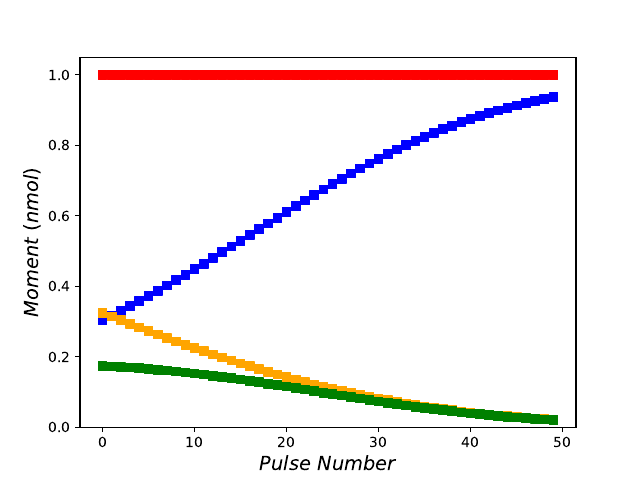

Reproduce this figure in Python.
#from structures import *
from .TAPobject import TAPobject

#from file_io import *
from .read_files import read_experimental_data_object

import matplotlib.pyplot as plt
from matplotlib.figure import Figure
import pandas as pd
import numpy as np
import copy
import sys
import imageio

from matplotlib.backends.backend_agg import FigureCanvasAgg

from forward_problem import *
def moment_graph(TAPobject_data: TAPobject):

	fig2, ax2 = plt.subplots()

	colors = ['b','orange','g','r','k','y','c','m','brown','darkgreen','goldenrod','lavender','lime']

	def integrate(x, y):
		sm = 0
		for i in range(1, len(x)):
			h = x[i] - x[i-1]
			sm += h * (y[i-1] + y[i]) / 2
		return sm

	
	ax2.set_ylabel('$Moment\ (nmol)$', fontsize = 14)
	ax2.set_xlabel('$Pulse\ Number$', fontsize = 14)

	try:
		#TAPobject_data.experimental_data = #output_data
		experimental_data = read_experimental_data_object(TAPobject_data.data_name)
		experimental_data_exist = True
	except:
		print('no experimental data')
		experimental_data_exist = False
	synthetic_data = read_experimental_data_object('./'+TAPobject_data.output_name+'/TAP_experimental_data.json')
	
	legend_label = []
	for j in TAPobject_data.species.gasses:
		legend_label.append(j)
	for j in TAPobject_data.species.inert_gasses:
		legend_label.append(j)
	gas_moments = {}
	gas_moments['pulse#'] = []
	for jnum,j in enumerate(TAPobject_data.species.gasses):
		gas_moments[j] = []
		if TAPobject_data.pulses_graphed == []:
			for k in synthetic_data[j]:
				if jnum == 0:
					gas_moments['pulse#'].append(int(k))
				gas_moments[j].append(integrate(synthetic_data['time'][0], synthetic_data[j][int(k)]))
				
		else:
			for k in TAPobject_data.pulses_graphed:
				if jnum == 0:
					gas_moments['pulse#'].append(k)
				gas_moments[j].append(integrate(synthetic_data['time'][0], synthetic_data[j][int(k)]))

	for jnum,j in enumerate(TAPobject_data.species.inert_gasses):
		gas_moments[j] = []
		if TAPobject_data.pulses_graphed == []:
			for k in synthetic_data[j]:
				gas_moments[j].append(integrate(synthetic_data['time'][0], synthetic_data[j][int(k)]))
		else:
			for k in TAPobject_data.pulses_graphed:
				gas_moments[j].append(integrate(synthetic_data['time'][0], synthetic_data[j][int(k)]))

	##marker_style = dict(color='tab:blue', linestyle=':', marker='s',markersize=15, markerfacecoloralt='tab:red')

	for jnum,j in enumerate(TAPobject_data.species.gasses):
		plt.scatter(gas_moments['pulse#'],gas_moments[j],label=j,color=colors[jnum],marker='s')

	for jnum,j in enumerate(TAPobject_data.species.inert_gasses):
		plt.scatter(gas_moments['pulse#'],gas_moments[j],label=j,color=colors[len(TAPobject_data.species.gasses.keys())+jnum],marker='s')

	exp_moments = {}
	if experimental_data_exist == True:
		for jnum,j in enumerate(TAPobject_data.species.gasses):#

			if TAPobject_data.pulses_graphed == []:
				
				for k in synthetic_data[j]:
					if jnum == 0:
						gas_moments['pulse#'].append(k)
					exp_moments[j].append(integrate(experimental_data['time'][0][::6], experimental_data[j][int(k)][::6]))
			else:
				for k in TAPobject_data.pulses_graphed:
					if jnum == 0:
						gas_moments['pulse#'].append(k)
					exp_moments[j].append(integrate(experimental_data['time'][0][::6], experimental_data[j][int(k)][::6]))
	
		for jnum,j in enumerate(TAPobject_data.species.inert_gasses):
			for k in experimental_data[j]:
			
				if k == 0:
					plt.scatter(experimental_data['time'][0][::6], experimental_data[j][0][::6],s=5,label=j+'_exp',color=colors[jnum+len(TAPobject_data.species.gasses.keys())])#
				else:
					plt.scatter(experimental_data['time'][0][::6], experimental_data[j][0][::6],s=5,color=colors[jnum+len(TAPobject_data.species.gasses.keys())])
	
	#for jnum,j in enumerate(TAPobject_data.species.gasses):
	#	ax2.plot(exp_moments['pulse#'],exp_moments[j], 'ks', markerfacecolor='none', markeredgecolor=colors[jnum],label='Exp. '+j)

	#for jnum,j in enumerate(TAPobject_data.species.inert_gasses):
	#	ax2.plot(exp_moments['pulse#'],exp_moments[j], 'ks', markerfacecolor='none', markeredgecolor=colors[len(TAPobject_data.species.gasses.keys())+jnum],label='Exp. '+j)
	#	plt.scatter(exp_moments['pulse#'],exp_moments[j],label=j,color=colors[len(TAPobject_data.species.gasses.keys())+jnum],marker='s')

		

	plt.gca().set_ylim(bottom=0)
	plt.savefig('moment_graph.pdf')
	plt.legend()
	plt.show()
	sys.exit()

def generateGif(TAPobject_data: TAPobject):

	"""
	Return a gif showing changes made during the optimization process
	"""
	
	molecules = []
	
	for j in TAPobject_data.species.gasses.keys():
		molecules.append(j)
	
	def add_subplot_axes(ax,rect,axisbg='w'):
		
		"""
		Generates the subplot to help visualize some other quantitiy
		"""

		fig = plt.gcf()
		box = ax.get_position()
		width = box.width
		height = box.height
		inax_position  = ax.transAxes.transform(rect[0:2])
		transFigure = fig.transFigure.inverted()
		infig_position = transFigure.transform(inax_position)    
		
		x = infig_position[0]
		y = infig_position[1]
		width *= rect[2]
		height *= rect[3]
		subax = fig.add_axes([x,y,width,height])
		
		x_labelsize = subax.get_xticklabels()[0].get_size()
		y_labelsize = subax.get_yticklabels()[0].get_size()
		x_labelsize *= rect[2]**0.5
		y_labelsize *= rect[3]**0.5
		
		subax.xaxis.set_tick_params(labelsize=x_labelsize)
		subax.yaxis.set_tick_params(labelsize=y_labelsize)
		
		return subax


	experimental_data = read_experimental_data_object(TAPobject_data.data_name)
	parameter_steps = pd.read_csv(TAPobject_data.output_name+'/optimization_results.csv')

	def generate_plot(k):
		#for k in range(0,parameter_steps.shape[0]):
		
		for j in parameter_steps.columns:
			if '[' in j:
				parser = copy.deepcopy(j)
				parse  = parser.split('[')[1]
				parse_num = parse.split(']')[0]

				if 'k' in parser:
					if 'f' in parser:
						TAPobject_data.mechanism.processes[int(parse_num)].f.k = parameter_steps[j][k]
						
					if 'b' in parser:
						TAPobject_data.mechanism.processes[int(parse_num)].b.k = parameter_steps[j][k]

		forward_problem(0.6,1,TAPobject_data)



		fig2, ax2 = plt.subplots(figsize=(10,5))
		##fig2 = Figure(figsize=(5, 4), dpi=100)
		##canvas = FigureCanvasAgg(fig2)
		##ax2 = fig2.gca()
		#fig2 = Figure()
		#canvas = fig2.canvas
		#ax2 = fig2.gca()

		ax2.set_xlabel('$Time\ (s)$', fontsize = 14)
	
		colors = ['b','orange','g','r','k','y','c','m','brown','darkgreen','goldenrod','lavender','lime']
	
		TAPobject_data.species.reference_diffusions = TAPobject_data.reactor.reference_diffusions
		zone_keys = list(TAPobject_data.species.reference_diffusions.keys())
	
		outlet_diffusions = {}
		for k in TAPobject_data.species.gasses.keys():
			outlet_diffusions[k] = TAPobject_data.species.reference_diffusions[zone_keys[-1]]*(mp.sqrt(TAPobject_data.species.reference_mass*TAPobject_data.species.temperature)/mp.sqrt(TAPobject_data.species.reference_temperature*TAPobject_data.species.gasses[k].mass))
		for k in TAPobject_data.species.inert_gasses.keys():
			outlet_diffusions[k] = TAPobject_data.species.reference_diffusions[zone_keys[-1]]*(mp.sqrt(TAPobject_data.species.reference_mass*TAPobject_data.species.temperature)/mp.sqrt(TAPobject_data.species.reference_temperature*TAPobject_data.species.inert_gasses[k].mass))
	
		if TAPobject_data.scaled_graph == True:
			ax2.set_ylabel('$Outlet\ Flow\ (1/s)$', fontsize = 14)
		else:
			ax2.set_ylabel('$Outlet\ Flow\ (nmol/s)$', fontsize = 14)
	
		try:
			#TAPobject_data.experimental_data = #output_data
			experimental_data = read_experimental_data_object(TAPobject_data.data_name)
			experimental_data_exist = True
		except:
			print('no experimental data')
			experimental_data_exist = False
		synthetic_data = read_experimental_data_object('./'+TAPobject_data.output_name+'/TAP_experimental_data.json')
		
		legend_label = []
		for j in TAPobject_data.species.gasses:
			legend_label.append(j)
		for j in TAPobject_data.species.inert_gasses:
			legend_label.append(j)
	
		for jnum,j in enumerate(TAPobject_data.species.gasses):
			if TAPobject_data.pulses_graphed == []:
				for k in synthetic_data[j]:
					if k == 0:
						plt.plot(synthetic_data['time'][0], synthetic_data[j][int(k)],label=j,color=colors[jnum],linestyle='--')
					else:
						plt.plot(synthetic_data['time'][0], synthetic_data[j][int(k)],color=colors[jnum],linestyle='--')
			else:
				for k in TAPobject_data.pulses_graphed:
					if k == 0:
						plt.plot(synthetic_data['time'][0], synthetic_data[j][int(k)],label=j,color=colors[jnum],linestyle='--')
					else:
						plt.plot(synthetic_data['time'][0], synthetic_data[j][int(k)],color=colors[jnum],linestyle='--')
				
	
		for jnum,j in enumerate(TAPobject_data.species.inert_gasses):
			if TAPobject_data.pulses_graphed == []:
				for k in synthetic_data[j]:
					if k == 0:
						plt.plot(synthetic_data['time'][0], synthetic_data[j][int(k)],label=j,color=colors[jnum+len(TAPobject_data.species.gasses.keys())],linestyle='--')
					else:
						plt.plot(synthetic_data['time'][0], synthetic_data[j][int(k)],color=colors[jnum+len(TAPobject_data.species.gasses.keys())],linestyle='--')
			else:
				for k in TAPobject_data.pulses_graphed:
					if k == 0:
						plt.plot(synthetic_data['time'][0], synthetic_data[j][int(k)],label=j,color=colors[jnum+len(TAPobject_data.species.gasses.keys())],linestyle='--')
					else:
						plt.plot(synthetic_data['time'][0], synthetic_data[j][int(k)],color=colors[jnum+len(TAPobject_data.species.gasses.keys())],linestyle='--')
				
		plt.ylim(0,4.6)
		plt.xlim(0,synthetic_data['time'][0][-1])
		if experimental_data_exist == True:
			for jnum,j in enumerate(TAPobject_data.species.gasses):#
				for k in experimental_data[j]:
					if k == 0:
						plt.scatter(experimental_data['time'][0][::6], experimental_data[j][0][::6],s=5,label=j+'_exp',color=colors[jnum])
					else:
						plt.scatter(experimental_data['time'][0][::6], experimental_data[j][0][::6],s=5,color=colors[jnum])
		
			for jnum,j in enumerate(TAPobject_data.species.inert_gasses):
				for k in experimental_data[j]:
					if k == 0:
						plt.scatter(experimental_data['time'][0][::6], experimental_data[j][0][::6],s=5,label=j+'_exp',color=colors[jnum+len(TAPobject_data.species.gasses.keys())])#
					else:
						plt.scatter(experimental_data['time'][0][::6], experimental_data[j][0][::6],s=5,color=colors[jnum+len(TAPobject_data.species.gasses.keys())])
	
		if TAPobject_data.display_analytical == True:
			# For reactant / product species
	
			analyticalTiming = synthetic_data['time'][0]#np.arange(0, time_steps*dt, dt).tolist()
			for jnum,kjc in enumerate(TAPobject_data.species.gasses):
				outlet = []
			
				factor = TAPobject_data.species.gasses[kjc].intensity*TAPobject_data.species.reference_pulse_size
				
				for k in analyticalTiming:
					analyticalValue = 0
					if k - TAPobject_data.species.gasses[kjc].delay > 0:
						for n in range(0,50):### Analytical solution section # gasses[name].catalyst_diffusion
							analyticalValue += ((-1)**n)*(2*n+1)*np.exp((-(n+0.5)**2)*(3.14159**2)*((k - TAPobject_data.species.gasses[kjc].delay)*(outlet_diffusions[kjc]/(TAPobject_data.reactor.voids[0]*(TAPobject_data.reactor.length**2)))))
					else: 
						analyticalValue = -1
					if analyticalValue < 0:
						outlet.append(0)
					else:
						outlet.append(factor*(outlet_diffusions[kjc]*3.14159/(TAPobject_data.reactor.voids[0]*(TAPobject_data.reactor.length**2)))*analyticalValue)
				
				try:
					ax2.plot(analyticalTiming,outlet,color=colors[jnum],label='Analytical '+kjc, alpha=0.7)
				except ValueError:
					outlet = outlet[:-1]
					ax2.plot(analyticalTiming,outlet,color=colors[jnum],label='Analytical '+kjc, alpha=0.7)
	
			analyticalTiming = synthetic_data['time'][0]#np.arange(0, time_steps*dt, dt).tolist()
			for kjc in TAPobject_data.species.inert_gasses:
				outlet = []
			
				factor = TAPobject_data.species.inert_gasses[kjc].intensity*TAPobject_data.species.reference_pulse_size
				
				for k in analyticalTiming:
					analyticalValue = 0
					if k - TAPobject_data.species.inert_gasses[kjc].delay > 0:
						for n in range(0,50):### Analytical solution section # gasses[name].catalyst_diffusion
							analyticalValue += ((-1)**n)*(2*n+1)*np.exp((-(n+0.5)**2)*(3.14159**2)*((k - TAPobject_data.species.inert_gasses[kjc].delay)*(outlet_diffusions[kjc]/(TAPobject_data.reactor.voids[0]*(TAPobject_data.reactor.length**2)))))
					else: 
						analyticalValue = -1
					if analyticalValue < 0:
						outlet.append(0)
					else:
						outlet.append(factor*(outlet_diffusions[kjc]*3.14159/(TAPobject_data.reactor.voids[0]*(TAPobject_data.reactor.length**2)))*analyticalValue)
				
				try:
					ax2.plot(analyticalTiming,outlet,color='k',label='Analytical '+kjc, alpha=0.7)
				except ValueError:
					outlet = outlet[:-1]
					ax2.plot(analyticalTiming,outlet,color='k',label='Analytical '+kjc, alpha=0.7)

		plt.legend()

		fig2.canvas.draw()

		#canvas.draw()
		buf = fig2.canvas.buffer_rgba()
		# convert to a NumPy array
		X = np.asarray(buf)
		#image = fig2
		#print(fig2.canvas.get_width_height()[::-1])
		#image  = image.reshape((int(6000000/4),2,2))#fig2.canvas.get_width_height()[::-1] + (6,))
	
		return X
		#	if TAPobject_data.mechanism.processes[k].f.use == 'G':
		#		TAPobject_data.mechanism.processes[k].f.Ga = Constant(TAPobject_data.mechanism.processes[k].f.Ga)
		#		TAPobject_data.mechanism.processes[k].f.dG = Constant(TAPobject_data.mechanism.processes[k].f.dG)
		#	elif TAPobject_data.mechanism.processes[k].f.use == 'E':
		#		TAPobject_data.mechanism.processes[k].f.Ao = Constant(TAPobject_data.mechanism.processes[k].f.Ao)
		#		TAPobject_data.mechanism.processes[k].f.Ea = Constant(TAPobject_data.mechanism.processes[k].f.Ea)
		#	elif TAPobject_data.mechanism.processes[k].f.use == 'k':
		#		TAPobject_data.mechanism.processes[k].f.k = Constant(TAPobject_data.mechanism.processes[k].f.k)		
		#	if TAPobject_data.mechanism.processes[k].b.use == 'E':
		#		TAPobject_data.mechanism.processes[k].b.Ao = Constant(TAPobject_data.mechanism.processes[k].b.Ao)
		#		TAPobject_data.mechanism.processes[k].b.Ea = Constant(TAPobject_data.mechanism.processes[k].b.Ea)
		#	elif TAPobject_data.mechanism.processes[k].b.use == 'k':
		#		try:
		#			TAPobject_data.mechanism.processes[k].b.k = Constant(TAPobject_data.mechanism.processes[k].b.k)
		#		except:
		#			pass

	kwargs_write = {'fps':4.0, 'quantizer':'nq'}
	components = list(range(0,parameter_steps.shape[0]))

	imageio.mimsave(TAPobject_data.output_name+'/output.gif', [generate_plot(i) for i in components], fps=4)
	#

	sys.exit()

def fluxGif(TAPobject_data: TAPobject):
	"""
	Return a gif showing changes made during the optimization process
	"""
	
	molecules = []
	
	for j in TAPobject_data.species.gasses.keys():
		molecules.append(j)
	try:
		experimental_data = read_experimental_data_object(TAPobject_data.data_name)
	except:
		pass

	colors = ['b','orange','g','r','k','y','c','m','brown','darkgreen','goldenrod','lavender','lime']
	
	TAPobject_data.species.reference_diffusions = TAPobject_data.reactor.reference_diffusions
	zone_keys = list(TAPobject_data.species.reference_diffusions.keys())
	
	outlet_diffusions = {}
	for k in TAPobject_data.species.gasses.keys():
		outlet_diffusions[k] = TAPobject_data.species.reference_diffusions[zone_keys[-1]]*(mp.sqrt(TAPobject_data.species.reference_mass*TAPobject_data.species.temperature)/mp.sqrt(TAPobject_data.species.reference_temperature*TAPobject_data.species.gasses[k].mass))
	for k in TAPobject_data.species.inert_gasses.keys():
		outlet_diffusions[k] = TAPobject_data.species.reference_diffusions[zone_keys[-1]]*(mp.sqrt(TAPobject_data.species.reference_mass*TAPobject_data.species.temperature)/mp.sqrt(TAPobject_data.species.reference_temperature*TAPobject_data.species.inert_gasses[k].mass))

	try:
		#TAPobject_data.experimental_data = #output_data
		experimental_data = read_experimental_data_object(TAPobject_data.data_name)
		experimental_data_exist = True
	except:
		print('no experimental data')
		experimental_data_exist = False
	synthetic_data = read_experimental_data_object('./'+TAPobject_data.output_name+'/TAP_experimental_data.json')
		
	legend_label = []
	for j in TAPobject_data.species.gasses:
		legend_label.append(j)
	for j in TAPobject_data.species.inert_gasses:
		legend_label.append(j)
		
	def generate_plot(kl):

		fig2, ax2 = plt.subplots(figsize=(10,5))
		ax2.set_xlabel('$Time\ (s)$', fontsize = 14)

		if TAPobject_data.scaled_graph == True:
			ax2.set_ylabel('$Outlet\ Flow\ (1/s)$', fontsize = 14)
		else:
			ax2.set_ylabel('$Outlet\ Flow\ (nmol/s)$', fontsize = 14)

		for jnum,j in enumerate(TAPobject_data.species.gasses):
			if TAPobject_data.pulses_graphed == []:
				plt.plot(synthetic_data['time'][0], synthetic_data[j][kl],label=j,color=colors[jnum],linestyle='--')	
	
		for jnum,j in enumerate(TAPobject_data.species.inert_gasses):
			if TAPobject_data.pulses_graphed == []:
				plt.plot(synthetic_data['time'][0], synthetic_data[j][kl],label=j,color=colors[jnum+len(TAPobject_data.species.gasses.keys())],linestyle='--')
				
		plt.xlim(0,1)
		plt.ylim(0,6)
		if experimental_data_exist == True:
			for jnum,j in enumerate(TAPobject_data.species.gasses):#
				plt.scatter(experimental_data['time'][0][::6], experimental_data[j][kl][::6],s=5,label=j+'_exp',color=colors[jnum])
		
			for jnum,j in enumerate(TAPobject_data.species.inert_gasses):
				plt.scatter(experimental_data['time'][0][::6], experimental_data[j][kl][::6],s=5,label=j+'_exp',color=colors[jnum+len(TAPobject_data.species.gasses.keys())])#
				
		if TAPobject_data.display_analytical == True:
			# For reactant / product species
	
			analyticalTiming = synthetic_data['time'][0]#np.arange(0, time_steps*dt, dt).tolist()
			for jnum,kjc in enumerate(TAPobject_data.species.gasses):
				outlet = []
			
				factor = TAPobject_data.species.gasses[kjc].intensity*TAPobject_data.species.reference_pulse_size
				
				for k in analyticalTiming:
					analyticalValue = 0
					if k - TAPobject_data.species.gasses[kjc].delay > 0:
						for n in range(0,50):### Analytical solution section # gasses[name].catalyst_diffusion
							analyticalValue += ((-1)**n)*(2*n+1)*np.exp((-(n+0.5)**2)*(3.14159**2)*((k - TAPobject_data.species.gasses[kjc].delay)*(outlet_diffusions[kjc]/(TAPobject_data.reactor.voids[0]*(TAPobject_data.reactor.length**2)))))
					else: 
						analyticalValue = -1
					if analyticalValue < 0:
						outlet.append(0)
					else:
						outlet.append(factor*(outlet_diffusions[kjc]*3.14159/(TAPobject_data.reactor.voids[0]*(TAPobject_data.reactor.length**2)))*analyticalValue)
				
				try:
					ax2.plot(analyticalTiming,outlet,color=colors[jnum],label='Analytical '+kjc, alpha=0.7)
				except ValueError:
					outlet = outlet[:-1]
					ax2.plot(analyticalTiming,outlet,color=colors[jnum],label='Analytical '+kjc, alpha=0.7)
	
			analyticalTiming = synthetic_data['time'][0]#np.arange(0, time_steps*dt, dt).tolist()
			for kjc in TAPobject_data.species.inert_gasses:
				outlet = []
			
				factor = TAPobject_data.species.inert_gasses[kjc].intensity*TAPobject_data.species.reference_pulse_size
				
				for k in analyticalTiming:
					analyticalValue = 0
					if k - TAPobject_data.species.inert_gasses[kjc].delay > 0:
						for n in range(0,50):### Analytical solution section # gasses[name].catalyst_diffusion
							analyticalValue += ((-1)**n)*(2*n+1)*np.exp((-(n+0.5)**2)*(3.14159**2)*((k - TAPobject_data.species.inert_gasses[kjc].delay)*(outlet_diffusions[kjc]/(TAPobject_data.reactor.voids[0]*(TAPobject_data.reactor.length**2)))))
					else: 
						analyticalValue = -1
					if analyticalValue < 0:
						outlet.append(0)
					else:
						outlet.append(factor*(outlet_diffusions[kjc]*3.14159/(TAPobject_data.reactor.voids[0]*(TAPobject_data.reactor.length**2)))*analyticalValue)
				
				try:
					ax2.plot(analyticalTiming,outlet,color='k',label='Analytical '+kjc, alpha=0.7)
				except ValueError:
					outlet = outlet[:-1]
					ax2.plot(analyticalTiming,outlet,color='k',label='Analytical '+kjc, alpha=0.7)

		plt.legend()

		fig2.canvas.draw()

		#canvas.draw()
		buf = fig2.canvas.buffer_rgba()
		# convert to a NumPy array
		X = np.asarray(buf)
		#image = fig2
		#print(fig2.canvas.get_width_height()[::-1])
		#image  = image.reshape((int(6000000/4),2,2))#fig2.canvas.get_width_height()[::-1] + (6,))
	
		return X

	pulses_observed = []
	for k in synthetic_data[j]:
		pulses_observed.append(int(k))


	kwargs_write = {'fps':4.0, 'quantizer':'nq'}
	pulses_observed.sort()#list(range(0,len(pulses_observed)))


	imageio.mimsave(TAPobject_data.output_name+'/flux_visual.gif', [generate_plot(i) for i in pulses_observed], fps=8)
	#

	sys.exit()

def concentrationGif(TAPobject_data: TAPobject,pulse_number=None):
	"""
	Return a gif showing changes made during the optimization process
	"""
	
	colors = ['b','orange','g','r','k','y','c','m','brown','darkgreen','goldenrod','lavender','lime']
	
	for knum,k in enumerate(TAPobject_data.conc_profiles):
		def generate_plot(lnum):
			
			mesh_data = pd.read_csv(TAPobject_data.output_name+'/mesh.csv',header=None)
			experimental_data = pd.read_csv(TAPobject_data.output_name+'/'+k+'_pulse_'+str(lnum)+'.csv',header=None)
			fig2, ax2 = plt.subplots(figsize=(10,5))
			ax2.set_xlabel('$Reactor Length\ (cm)$', fontsize = 14)
			ax2.set_ylabel('$Concentration\ (nmol/cm3)$', fontsize = 14)
			ax2.set_ylim(0,10)
			plt.plot(mesh_data[0][:].transpose(), experimental_data.iloc[1][:],label=knum,color=colors[knum])	
			
			fig2.canvas.draw()

			#canvas.draw()
			buf = fig2.canvas.buffer_rgba()
			# convert to a NumPy array
			X = np.asarray(buf)
			#image = fig2
			#print(fig2.canvas.get_width_height()[::-1])
			#image  = image.reshape((int(6000000/4),2,2))#fig2.canvas.get_width_height()[::-1] + (6,))
			
			return X
			
		pulses_observed = []
		for lnum in range(0,pulse_number):
			pulses_observed.append(int(lnum))

		kwargs_write = {'fps':.0, 'quantizer':'nq'}
		pulses_observed.sort()#list(range(0,len(pulses_observed)))

		imageio.mimsave(TAPobject_data.output_name+'/surface_'+k+'.gif', [generate_plot(i) for i in pulses_observed[::10]], fps=8)
	#
		sys.exit()

def single_pulse_concentrationGif(TAPobject_data: TAPobject,pulse_number=None):
	"""
	Return a gif showing changes made during the optimization process
	"""
	
	colors = ['b','orange','g','r','k','y','c','m','brown','darkgreen','goldenrod','lavender','lime']
	
	for knum,k in enumerate(TAPobject_data.conc_profiles):
		mesh_data = pd.read_csv(TAPobject_data.output_name+'/mesh.csv',header=None)
		experimental_data = pd.read_csv(TAPobject_data.output_name+'/'+k+'_pulse_'+str(pulse_number)+'.csv',header=None)
			
		def generate_plot(lnum):
			
			fig2, ax2 = plt.subplots(figsize=(10,5))
			ax2.set_xlabel('$Reactor Length\ (cm)$', fontsize = 14)
			ax2.set_ylabel('$Concentration\ (nmol/cm3)$', fontsize = 14)
			if k == '*(0)':
				ax2.set_ylim(0,10)
			elif k == 'C':
				ax2.set_ylim(0,0.5)
			elif k == 'D*(0)':
				ax2.set_ylim(0,2)
			else:
				ax2.set_ylim(0,50)
			
			plt.plot(mesh_data[0][:].transpose(), experimental_data.iloc[lnum][:],label=knum,color=colors[knum])	
			
			fig2.canvas.draw()

			#canvas.draw()
			buf = fig2.canvas.buffer_rgba()
			# convert to a NumPy array
			X = np.asarray(buf)
			#image = fig2
			#print(fig2.canvas.get_width_height()[::-1])
			#image  = image.reshape((int(6000000/4),2,2))#fig2.canvas.get_width_height()[::-1] + (6,))
			
			return X

		pulses_observed = []
		for lnum in range(0,1500):
			pulses_observed.append(int(lnum))

		kwargs_write = {'fps':34.0, 'quantizer':'nq'}
		pulses_observed.sort()#list(range(0,len(pulses_observed)))

		imageio.mimsave(TAPobject_data.output_name+'/individual_profile_'+k+'_'+str(pulse_number)+'.gif', [generate_plot(i) for i in pulses_observed], fps=8)
	#
	sys.exit()

	
	